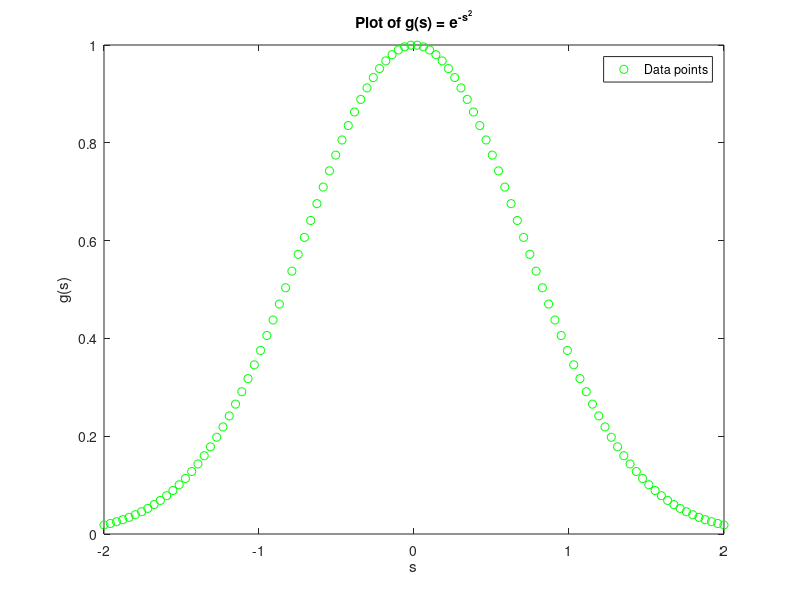

Write the MATLAB code that produced this figure.
% This is g(s) = f(y1(s), y2(s))
% After math manipulation, g(s) = e^(-(s)^2)

num_points = 100;
s = linspace(-2, 2, num_points);

% Generate initial values for a and b
%[a, b] = icab(s);

% Generate the two functions y1(s) and y2(s)

%y1 = @(a) a * s;
%y2 = @(b) b * s;

% as the function does not depends on the initial condition lines 7:14 are as coments. 
% Calculate g(s) = e^(-(s)^2)
g = exp(-(s).^2);

% Plot g(s)
figure;
plot(s, g, 'og');
hold on;

title('Plot of g(s) = e^{-s^2}');  % Set the title of the plot
xlabel('s');  % Set the x-axis label
ylabel('g(s)');  % Set the y-axis label
legend('Data points');  % Add a legend to the plot

% Prevent the plot from ending
hold on;